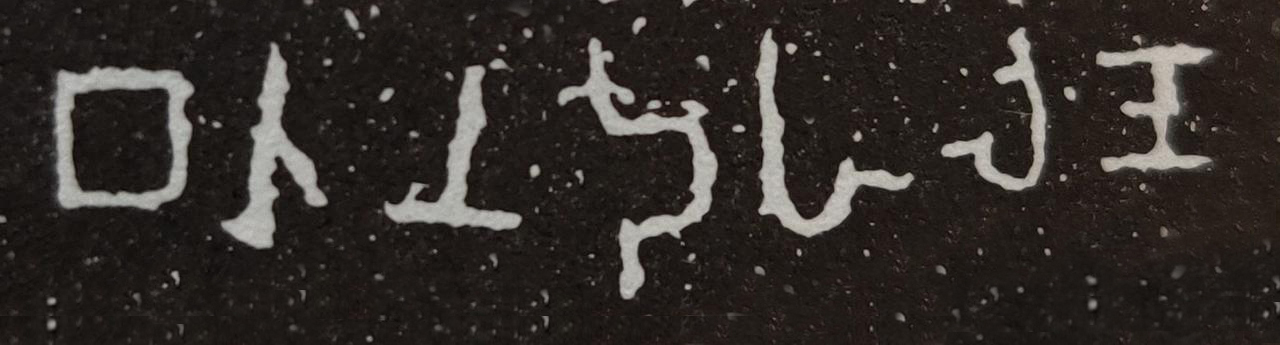
#> input picture brahmi_backend/input_data/image2.jpg, 1280 x 345 px, found by its file name
$ python -i pre_process_module.py   (imports and definitions only)
#> lines starting #> are read from the running program, lines starting #| are printed output that depends on the picture; after the words box and inside, x2 and y2 are one past the last pixel; in counts of white or black regions, pixels touching at a corner belong together
import cv2
import numpy as np
import os

input_data = "input_data"


def empty(a):
    pass


def getKernelValue(input):
    result = 0
    if input == 0:
        result = 0  # means no input_data
    elif input % 2 != 1:
        result = input + 1
    elif input % 2 == 1:
        result = input

    return result


def preprocessImage(image_name):
#> called with image_name = 'input_data/image2.jpg'
    path = os.path.join(input_data, image_name)
    img = cv2.imread(path)
#> img is the input picture: shape (345, 1280, 3); mean B, G, R 40.6, 44.1, 49.3

    cv2.namedWindow("frame")

    cv2.namedWindow("TrackBars")
    cv2.resizeWindow("TrackBars", 480, 500)
    ## create Trackbars

    cv2.createTrackbar("Threshold", "TrackBars", 0, 255, empty)
#> slider 'Threshold' is set to 85
    cv2.createTrackbar("kernel", "TrackBars", 1, 30, empty)
    cv2.createTrackbar("Dialation", "TrackBars", 0, 30, empty)
#> slider 'Dialation' is set to 10
    cv2.createTrackbar("Erosion", "TrackBars", 0, 30, empty)
#> slider 'Erosion' is set to 10
    cv2.createTrackbar("Opening", "TrackBars", 0, 30, empty)
#> slider 'Opening' is set to 10
    cv2.createTrackbar("Closing", "TrackBars", 0, 30, empty)
#> slider 'Closing' is set to 10
    cv2.createTrackbar("Gradient", "TrackBars", 0, 30, empty)
#> slider 'Gradient' is set to 10
    cv2.createTrackbar("Top Hat", "TrackBars", 0, 30, empty)
#> slider 'Top Hat' is set to 10
    cv2.createTrackbar("Black Hat", "TrackBars", 0, 30, empty)
#> slider 'Black Hat' is set to 10

    while True:

        frame = img

        imgGray = cv2.cvtColor(frame, cv2.COLOR_BGR2GRAY)

        ## get the values from trackvars

        thresh = cv2.getTrackbarPos("Threshold", "TrackBars")

        kernel_erode_dialate = cv2.getTrackbarPos("kernel", "TrackBars")
        iterErode = cv2.getTrackbarPos("Erosion", "TrackBars")
        iterDilate = cv2.getTrackbarPos("Dialation", "TrackBars")
        opening_kern = cv2.getTrackbarPos("Opening", "TrackBars")
        closing_kern = cv2.getTrackbarPos("Closing", "TrackBars")
        gradient_kern = cv2.getTrackbarPos("Gradient", "TrackBars")
        top_hat_kern = cv2.getTrackbarPos("Top Hat", "TrackBars")
        black_hat_kern = cv2.getTrackbarPos("Black Hat", "TrackBars")

        result_img = frame.copy()

        if thresh == 0:
            imgThresh = result_img
        else:
            minThresh = thresh
            ret, imgThresh = cv2.threshold(imgGray, minThresh, 255, 0)
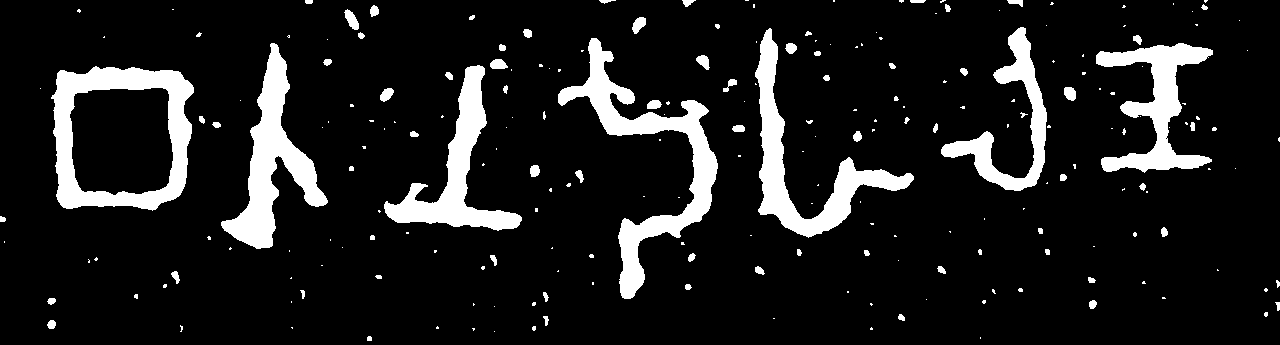
#> imgThresh: shape (345, 1280); 11.5% white; 230 white regions (152 under 20 px), largest, box (x1, y1, x2, y2) and area: (558, 38, 718, 299) 8416, (51, 66, 194, 211) 8068, (221, 43, 328, 249) 6902
#> ret = 85

            # 1. Erosion
        kernelValue = getKernelValue(kernel_erode_dialate)
        if kernelValue == 0 or iterErode == 0:
            imgErode = imgThresh  # No change
        else:
            kernel = np.ones((kernelValue, kernelValue), np.uint8)
            imgErode = cv2.erode(imgThresh, kernel, iterations=iterErode)

        # 2. Dialation
        if kernelValue == 0 or iterDilate == 0:
            imgDialated = imgErode  # No change
        else:
            kernel = np.ones((kernelValue, kernelValue), np.uint8)
            imgDialated = cv2.dilate(imgErode, kernel, iterations=iterDilate)

        # 3. Opening
        opening_kern_odd = getKernelValue(opening_kern)
        if opening_kern_odd == 0:
            imgOpen = imgDialated
        else:
            kernel_opening = np.ones((opening_kern_odd, opening_kern_odd), np.uint8)
            imgOpen = cv2.morphologyEx(imgDialated, cv2.MORPH_OPEN, kernel_opening)
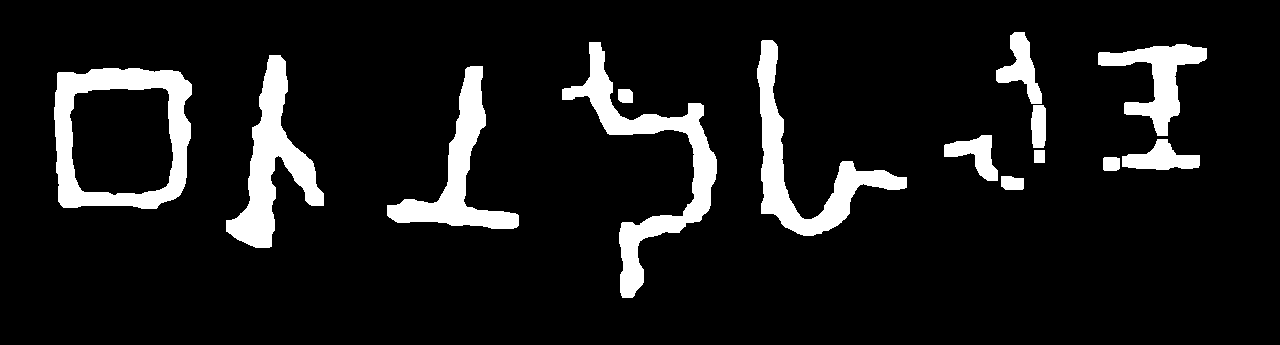
#> imgOpen: shape (345, 1280); 9.8% white; 14 white regions, largest, box (x1, y1, x2, y2) and area: (54, 68, 192, 209) 7875, (562, 42, 717, 298) 7650, (226, 55, 324, 248) 6629

        # 4. Closing
        closing_kern_odd = getKernelValue(closing_kern)
        if closing_kern_odd == 0:
            imgClose = imgOpen
        else:
            kernel_closing = np.ones((closing_kern_odd, closing_kern_odd), np.uint8)
            imgClose = cv2.morphologyEx(imgOpen, cv2.MORPH_CLOSE, kernel_closing)
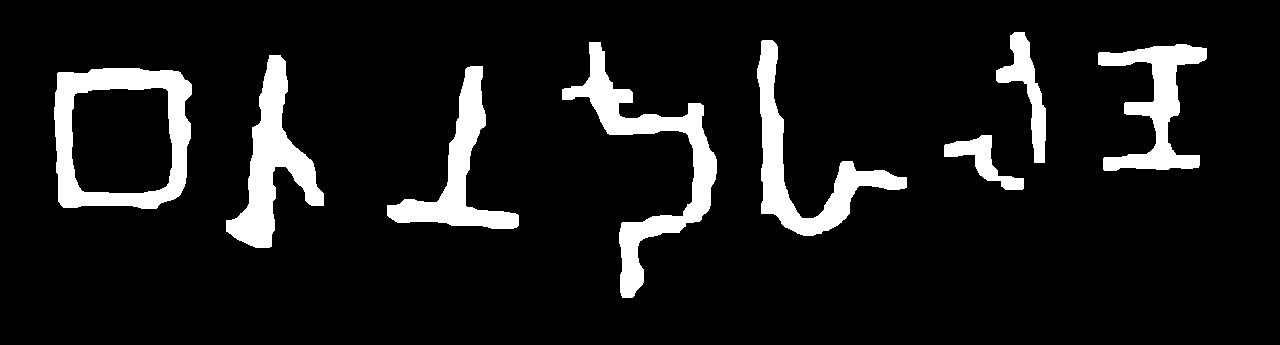
#> imgClose: shape (345, 1280); 10% white; 8 white regions, largest, box (x1, y1, x2, y2) and area: (562, 42, 717, 298) 8093, (54, 68, 192, 209) 7956, (226, 55, 324, 248) 6763

        # 5. gradient
        gradient_kern_odd = getKernelValue(gradient_kern)
        if gradient_kern_odd == 0:
            imgGradient = imgClose
        else:
            kernel_gradient = np.ones((gradient_kern_odd, gradient_kern_odd), np.uint8)
            imgGradient = cv2.morphologyEx(imgClose, cv2.MORPH_GRADIENT, kernel_gradient)
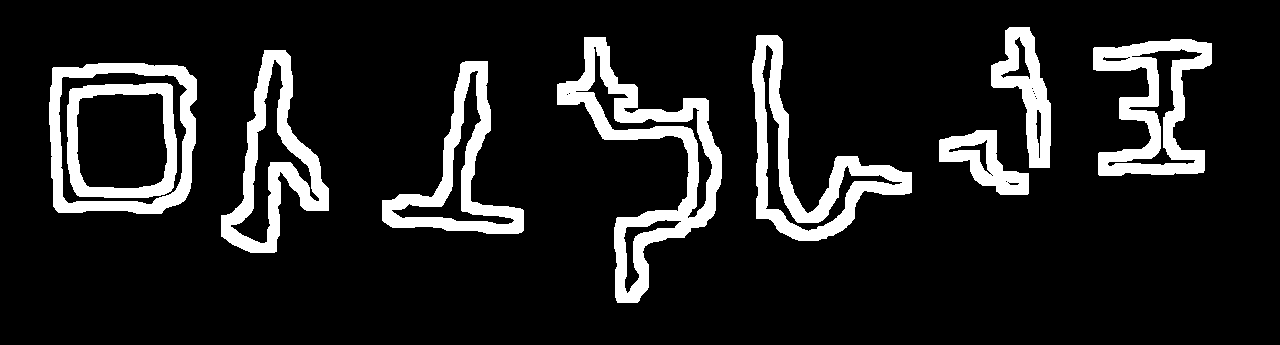
#> imgGradient: shape (345, 1280); 12.7% white; 9 white regions, largest, box (x1, y1, x2, y2) and area: (557, 37, 722, 303) 10713, (752, 35, 912, 241) 8340, (1093, 39, 1212, 176) 7260

        # 6. tophat
        top_hat_kern_odd = getKernelValue(top_hat_kern)
        if top_hat_kern_odd == 0:
            imgTophat = imgGradient
        else:
            kernel_topHat = np.ones((top_hat_kern_odd, top_hat_kern_odd), np.uint8)
            imgTophat = cv2.morphologyEx(imgGradient, cv2.MORPH_TOPHAT, kernel_topHat)

        # 7. blackhat
        black_hat_kern_odd = getKernelValue(black_hat_kern)
        if black_hat_kern_odd == 0:
            imgBlackhat = imgTophat
        else:
            kernel_blackHat = np.ones((black_hat_kern_odd, black_hat_kern_odd), np.uint8)
            imgBlackhat = cv2.morphologyEx(imgTophat, cv2.MORPH_BLACKHAT, kernel_blackHat)
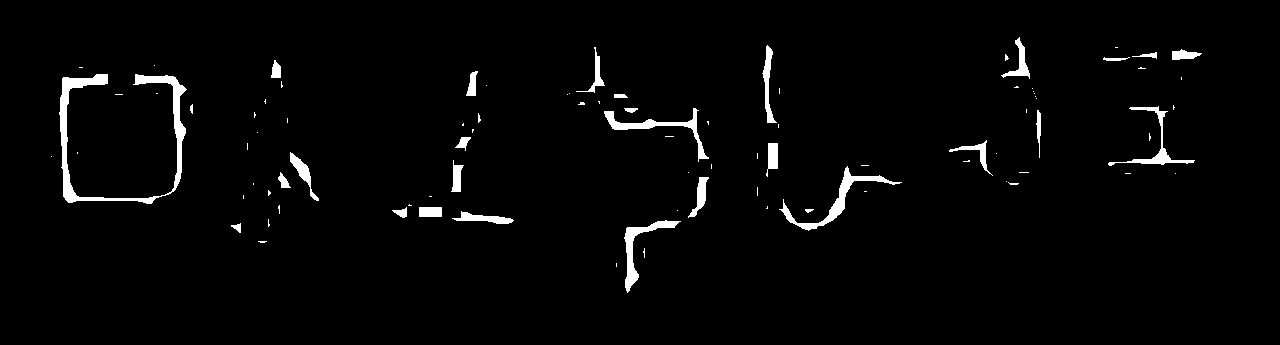
#> imgBlackhat: shape (345, 1280); 2.4% white; 91 white regions (62 under 20 px), largest, box (x1, y1, x2, y2) and area: (59, 74, 187, 204) 2689, (779, 166, 902, 231) 1019, (604, 108, 709, 162) 842

        outputImage = imgBlackhat

        cv2.imshow("Result", outputImage)
        cv2.imshow("frame", frame)
        key = cv2.waitKey(1)
#> (key q is pressed here)

        if key == ord("q"):
            break
        if key == ord("p"):
            cv2.waitKey(-1)

        if key == ord("s"):
            cv2.imwrite('output/output.jpg', cv2.cvtColor(outputImage, cv2.COLOR_GRAY2BGR))

    cv2.waitKey(0)

    cv2.destroyAllWindows()

>>> result = preprocessImage('input_data/image2.jpg')
